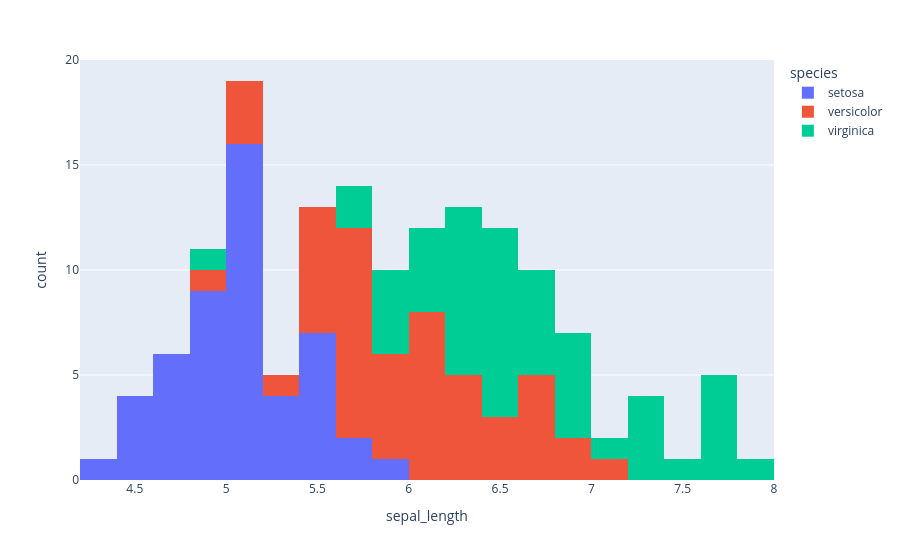

Write notebook code for a chart like this one.
### Code cell
# histogram => For distributions.
fig = px.histogram(
    df,
    x = 'sepal_length',
    color = 'species',
    nbins = 20
)
fig.show()

### Figure 1 — Plotly figure (JSON) as saved in the notebook; plotly's stock layout.template omitted (floating-point values rounded to 4 significant figures)
{"data": [{"bingroup": "x", "hovertemplate": "species=setosa<br>sepal_length=%{x}<br>count=%{y}<extra></extra>", "legendgroup": "setosa", "marker": {"color": "#636efa", "pattern": {"shape": ""}}, "name": "setosa", "nbinsx": 20, "orientation": "v", "showlegend": true, "type": "histogram", "x": [5.1, 4.9, 4.7, 4.6, 5.0, 5.4, 4.6, 5.0, 4.4, 4.9, 5.4, 4.8, 4.8, 4.3, 5.8, 5.7, 5.4, 5.1, 5.7, 5.1, 5.4, 5.1, 4.6, 5.1, 4.8, 5.0, 5.0, 5.2, 5.2, 4.7, 4.8, 5.4, 5.2, 5.5, 4.9, 5.0, 5.5, 4.9, 4.4, 5.1, 5.0, 4.5, 4.4, 5.0, 5.1, 4.8, 5.1, 4.6, 5.3, 5.0], "xaxis": "x", "yaxis": "y"}, {"bingroup": "x", "hovertemplate": "species=versicolor<br>sepal_length=%{x}<br>count=%{y}<extra></extra>", "legendgroup": "versicolor", "marker": {"color": "#EF553B", "pattern": {"shape": ""}}, "name": "versicolor", "nbinsx": 20, "orientation": "v", "showlegend": true, "type": "histogram", "x": [7.0, 6.4, 6.9, 5.5, 6.5, 5.7, 6.3, 4.9, 6.6, 5.2, 5.0, 5.9, 6.0, 6.1, 5.6, 6.7, 5.6, 5.8, 6.2, 5.6, 5.9, 6.1, 6.3, 6.1, 6.4, 6.6, 6.8, 6.7, 6.0, 5.7, 5.5, 5.5, 5.8, 6.0, 5.4, 6.0, 6.7, 6.3, 5.6, 5.5, 5.5, 6.1, 5.8, 5.0, 5.6, 5.7, 5.7, 6.2, 5.1, 5.7], "xaxis": "x", "yaxis": "y"}, {"bingroup": "x", "hovertemplate": "species=virginica<br>sepal_length=%{x}<br>count=%{y}<extra></extra>", "legendgroup": "virginica", "marker": {"color": "#00cc96", "pattern": {"shape": ""}}, "name": "virginica", "nbinsx": 20, "orientation": "v", "showlegend": true, "type": "histogram", "x": [6.3, 5.8, 7.1, 6.3, 6.5, 7.6, 4.9, 7.3, 6.7, 7.2, 6.5, 6.4, 6.8, 5.7, 5.8, 6.4, 6.5, 7.7, 7.7, 6.0, 6.9, 5.6, 7.7, 6.3, 6.7, 7.2, 6.2, 6.1, 6.4, 7.2, 7.4, 7.9, 6.4, 6.3, 6.1, 7.7, 6.3, 6.4, 6.0, 6.9, 6.7, 6.9, 5.8, 6.8, 6.7, 6.7, 6.3, 6.5, 6.2, 5.9], "xaxis": "x", "yaxis": "y"}], "layout": {"barmode": "relative", "legend": {"title": {"text": "species"}, "tracegroupgap": 0}, "margin": {"t": 60}, "xaxis": {"anchor": "y", "domain": [0, 1], "title": {"text": "sepal_length"}}, "yaxis": {"anchor": "x", "domain": [0, 1], "title": {"text": "count"}}}}
